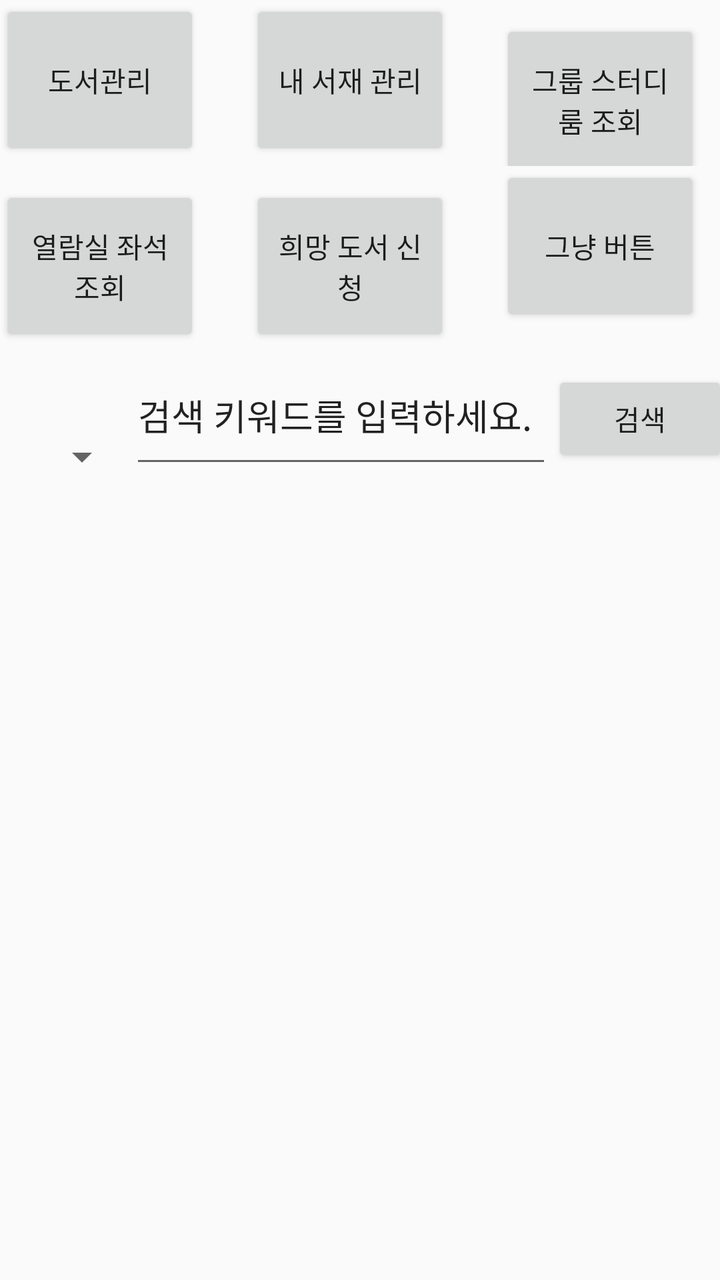
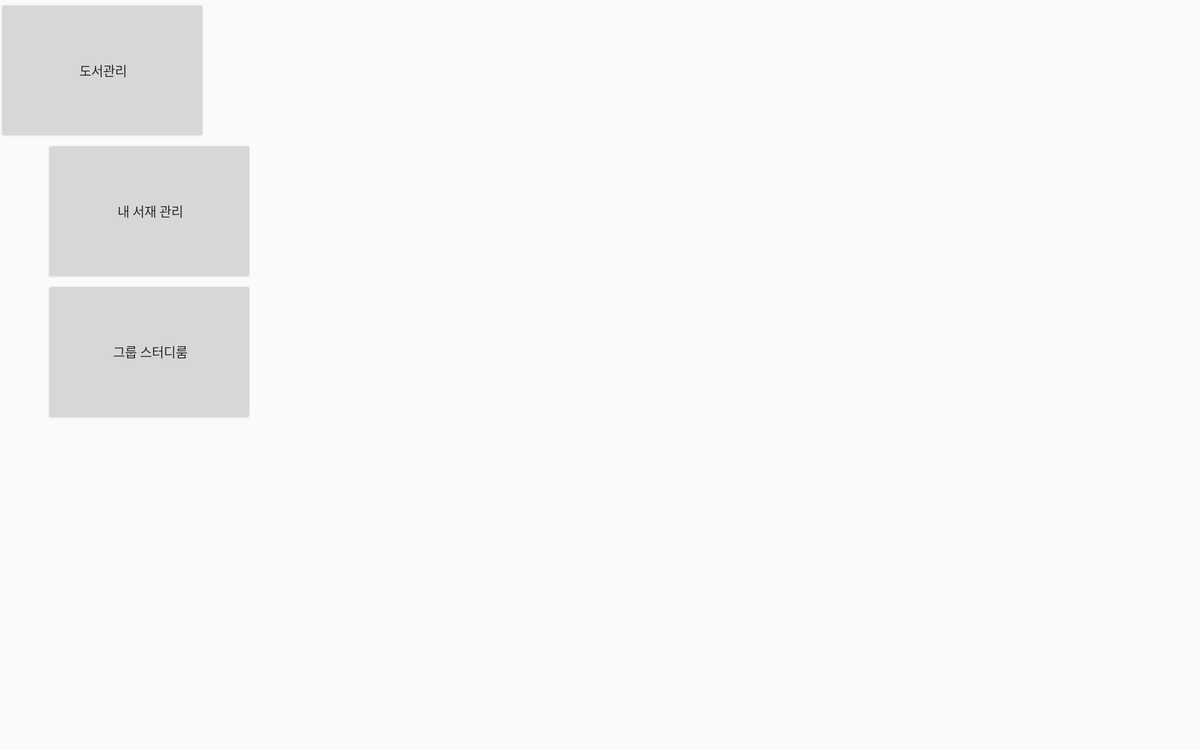

First picture: res/layout/ on a phone held upright. Second picture: the repository's own variant of that layout, on a device whose configuration matches the variant's folder. Source for both follows.
<!-- AndroidManifest.xml: application theme AppTheme -->
<!-- res/layout/activity_main.xml -->
<?xml version="1.0" encoding="utf-8"?>
<LinearLayout
    xmlns:android="http://schemas.android.com/apk/res/android"
    xmlns:tools="http://schemas.android.com/tools"
    xmlns:app="http://schemas.android.com/apk/res-auto"
    android:layout_width="fill_parent"
    android:layout_height="fill_parent"
    android:orientation="vertical"
    tools:context="com.example.kjw.mylibrary.MainActivity"
    android:weightSum="1">

    <LinearLayout
        android:layout_width="match_parent"
        android:layout_height="83dp"
        android:orientation="horizontal">

        <Button
            android:id="@+id/button1"
            android:layout_width="100dp"
            android:layout_height="80dp"
            android:text="도서관리" />

        <Button
            android:id="@+id/my_library_button"
            android:layout_width="100dp"
            android:layout_height="80dp"
            android:layout_marginLeft="25dp"
            android:text="내 서재 관리" />

        <Button
            android:id="@+id/button3"
            android:layout_width="100dp"
            android:layout_height="80dp"
            android:layout_marginLeft="25dp"
            android:text="그룹 스터디룸 조회" />

    </LinearLayout>

    <LinearLayout
        android:layout_width="match_parent"
        android:layout_height="90dp"
        android:orientation="horizontal">

        <Button
            android:id="@+id/button4"
            android:layout_width="100dp"
            android:layout_height="80dp"
            android:text="열람실 좌석 조회" />

        <Button
            android:id="@+id/button5"
            android:layout_width="100dp"
            android:layout_height="80dp"
            android:layout_marginLeft="25dp"
            android:text="희망 도서 신청" />

        <Button
            android:id="@+id/button6"
            android:layout_width="100dp"
            android:layout_height="80dp"
            android:layout_marginLeft="25dp"
            android:text="그냥 버튼" />

    </LinearLayout>


    <LinearLayout
        android:layout_width="match_parent"
        android:layout_height="96dp"
        android:orientation="horizontal"
        android:weightSum="1">


        <Spinner
            android:id="@+id/spinner"
            android:entries="@array/category"
            android:layout_marginTop="20dp"
            android:layout_width="65dp"
            android:layout_height="34dp" />

        <EditText
            android:id="@+id/editText2"
            android:layout_width="153dp"
            android:layout_height="66dp"
            android:ems="10"
            android:inputType="textPersonName"
            android:text="검색 키워드를 입력하세요."
            android:layout_weight="1.08" />

        <Button
            android:id="@+id/button16"
            android:layout_width="wrap_content"
            android:layout_height="wrap_content"
            android:text="검색" />

    </LinearLayout>


</LinearLayout>
<!-- resources referenced by this layout -->
<resources>
  <string-array name="category">
          <item>제목</item>
          <item>저자</item>
          <item>출판사</item>
      </string-array>
  <style name="AppTheme" parent="Theme.AppCompat.Light.DarkActionBar">
          
          <item name="colorPrimary">@color/colorPrimary</item>
          <item name="colorPrimaryDark">@color/colorPrimaryDark</item>
          <item name="colorAccent">@color/colorAccent</item>
      </style>
</resources>
<!-- res/layout-xlarge/activity_main.xml (the author's variant of the layout above) -->
<!-- drawn on a large tablet held sideways -->
<LinearLayout
    xmlns:android="http://schemas.android.com/apk/res/android"
    xmlns:tools="http://schemas.android.com/tools"
    android:layout_width="fill_parent"
    android:layout_height="fill_parent"
    android:orientation="vertical"
    tools:context="com.example.kjw.mylibrary.MainActivity">

        <Button
            android:id="@+id/button1"
            android:layout_width="220dp"
            android:layout_height="150dp"
            android:text="도서관리" />

        <Button
            android:id="@+id/button2"
            android:layout_width="220dp"
            android:layout_height="150dp"
            android:layout_marginLeft="50dp"
            android:text="내 서재 관리" />

        <Button
            android:id="@+id/button3"
            android:layout_width="220dp"
            android:layout_height="150dp"
            android:layout_marginLeft="50dp"
            android:text="그룹 스터디룸" />


</LinearLayout>
<!-- resources referenced by the variant -->
<!-- as a large tablet held sideways resolves them -->
<resources>
  <style name="AppTheme" parent="Theme.AppCompat.Light.DarkActionBar">
          
          <item name="colorPrimary">@color/colorPrimary</item>
          <item name="colorPrimaryDark">@color/colorPrimaryDark</item>
          <item name="colorAccent">@color/colorAccent</item>
      </style>
</resources>
